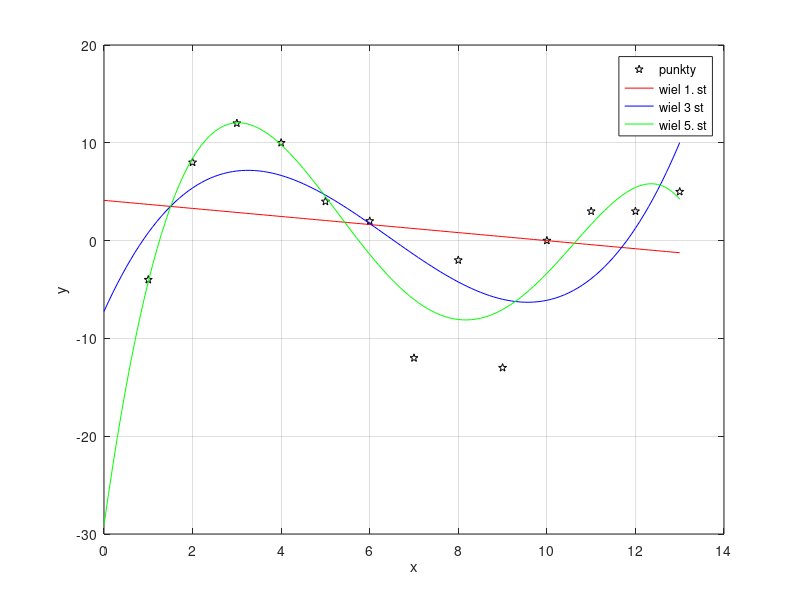

MATLAB code to generate this figure:
clc; close all; clear;


x = [1:13];
y = [-4,8,12,10,4,2,-12,-2,-13,0,3,3,5];
xpol = [0:0.1:13];

plot(x,y,'kp');
xlabel('x');
ylabel('y');
grid on;
hold on;

p1=polyfit(x,y,1);
ypol1 = polyval(p1,xpol);
plot(xpol,ypol1, 'r');
hold on;

p3=polyfit(x,y,3);
ypol2 = polyval(p3,xpol);
plot(xpol,ypol2, 'b');
hold on;

p5=polyfit(x,y,5);
ypol3 = polyval(p5,xpol);
plot(xpol,ypol3, 'g');

legend('punkty','wiel 1. st','wiel 3 st','wiel 5. st');

p1,
p3,
p5,
